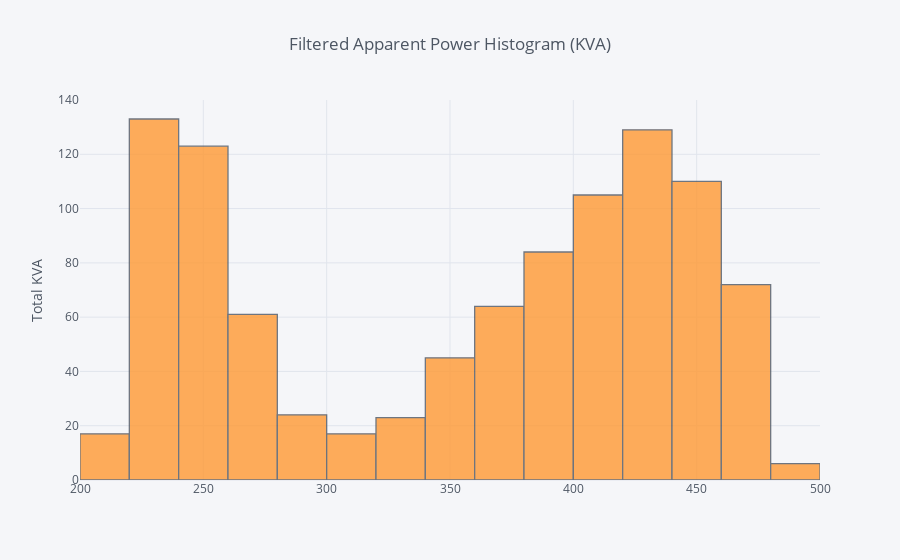

The cell this chart's notebook holds for it:
### Code cell
fResults['KVA'].iplot(kind='histogram', yTitle='Total KVA', title='Filtered Apparent Power Histogram (KVA)')

### Figure 1 — Plotly figure (JSON) as saved in the notebook; plotly's stock layout.template omitted (floating-point values rounded to 4 significant figures; data arrays with more than 128 entries replaced by an {"elided": "..."} marker saying what was removed)
{"data": [{"histfunc": "count", "histnorm": "", "marker": {"color": "rgba(255, 153, 51, 1.0)", "line": {"color": "#4D5663", "width": 1.3}}, "name": "KVA", "opacity": 0.8, "orientation": "v", "type": "histogram", "uid": "0e511ecc-0808-4d42-bf47-d1b21f28abb6", "x": {"elided": "1013 float values"}}], "layout": {"barmode": "overlay", "legend": {"bgcolor": "#F5F6F9", "font": {"color": "#4D5663"}}, "paper_bgcolor": "#F5F6F9", "plot_bgcolor": "#F5F6F9", "title": {"font": {"color": "#4D5663"}, "text": "Filtered Apparent Power Histogram (KVA)"}, "xaxis": {"gridcolor": "#E1E5ED", "showgrid": true, "tickfont": {"color": "#4D5663"}, "title": {"font": {"color": "#4D5663"}, "text": ""}, "zerolinecolor": "#E1E5ED"}, "yaxis": {"gridcolor": "#E1E5ED", "showgrid": true, "tickfont": {"color": "#4D5663"}, "title": {"font": {"color": "#4D5663"}, "text": "Total KVA"}, "zerolinecolor": "#E1E5ED"}}}
